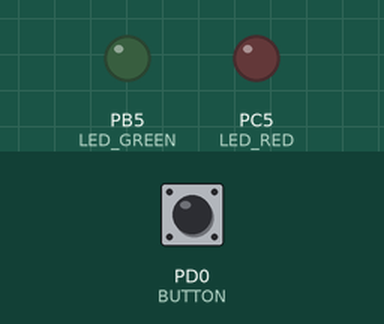
This program was run on a simulated ATmega328P, built with avr-gcc and emulated at 16 MHz. Parts: output pins drawn as LEDs (lit = HIGH). Inputs (shaded band) come from the test bench; at power-on: PD0 (BUTTON) HIGH.

Above: at 1.2 s.
1.3 s: PD0 (BUTTON) pulled LOW for 0.15 s
At 2.6 s:
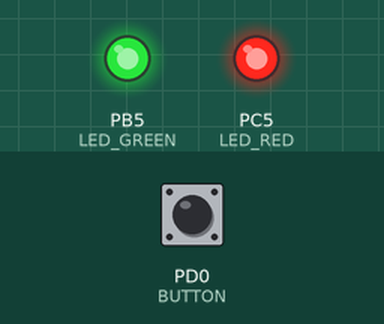
3.3 s: PD0 (BUTTON) pulled LOW for 1 s
At 4.1 s:
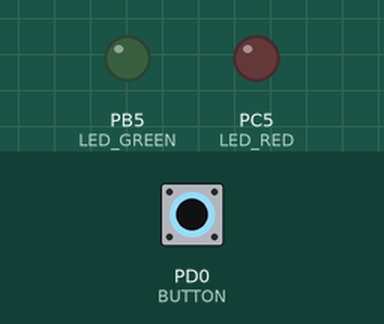
5.8 s: PD0 (BUTTON) pulled LOW for 3.2 s
At 7.2 s:
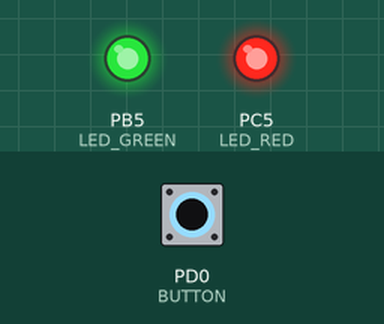
Timing chart, 0 to 8.8 s (numbered marks = the images above; inputs shaded):
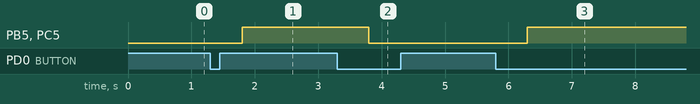

Measured:
- after the input at 1.3 s, PB5 (LED_GREEN), PC5 (LED_RED): LOW → HIGH after 0.50 s
- after the input at 3.3 s, PB5 (LED_GREEN), PC5 (LED_RED): HIGH → LOW after 0.50 s
- after the input at 5.8 s, PB5 (LED_GREEN), PC5 (LED_RED): LOW → HIGH after 0.50 s

The program:

main.c
```c
// (licence header left out)
/* Defines -----------------------------------------------------------*/
#define LED_GREEN   PB5     // AVR pin where green LED is connected
#define LED_RED     PC5
#define BUTTON      PD0
#define BLINK_DELAY 500
#ifndef F_CPU
# define F_CPU 16000000     // CPU frequency in Hz required for delay
#endif

/* Includes ----------------------------------------------------------*/
#include <util/delay.h>     // Functions for busy-wait delay loops
#include <avr/io.h>			// AVR device-specific IO definitions
#include <avr/sfr_defs.h>
#include "gpio.h"           // GPIO library for AVR-GCC

/* Function definitions ----------------------------------------------*/
/**********************************************************************
 * Function: Main function where the program execution begins
 * Purpose:  Toggle two LEDs when a push button is pressed. Functions
 *           from user-defined GPIO library is used.
 * Returns:  none
 **********************************************************************/
int main(void)
{
    // Green LED at port B
    GPIO_config_output(&DDRB, LED_GREEN);
    GPIO_write_low(&PORTB, LED_GREEN);

    // Configure the second LED at port C
    GPIO_config_output(&DDRC, LED_RED);
    GPIO_write_low(&PORTC, LED_RED);

    // Configure Push button at port D and enable internal pull-up resistor
    GPIO_read(&PORTD, BUTTON);
    GPIO_config_input_pullup(&DDRD, BUTTON);

    // Infinite loop
    while (1)
    {
        if(bit_is_clear(PIND, BUTTON))
		{
			_delay_ms(BLINK_DELAY);
			PORTB = PORTB ^ (1<<LED_GREEN);
			PORTC = PORTC ^ (1<<LED_RED);
			_delay_ms(BLINK_DELAY);
			loop_until_bit_is_set(PIND,BUTTON);
		}


    }

    // Will never reach this
    return 0;
}
```

gpio.c
```c
// (licence header left out)
/* Includes ----------------------------------------------------------*/
#include "gpio.h"

/* Function definitions ----------------------------------------------*/
/**********************************************************************
 * Function: GPIO_config_output()
 * Purpose:  Configure one output pin in Data Direction Register.
 * Input:    reg_name - Address of Data Direction Register, such as &DDRB
 *           pin_num - Pin designation in the interval 0 to 7
 * Returns:  none
 **********************************************************************/
void GPIO_config_output(volatile uint8_t *reg_name, uint8_t pin_num)
{
    *reg_name = *reg_name | (1<<pin_num);
}

/**********************************************************************
 * Function: GPIO_config_input_nopull()
 **********************************************************************/
void GPIO_config_input_nopull(volatile uint8_t *reg_name, uint8_t pin_num)
{
    *reg_name = *reg_name & ~(1<<pin_num);  // Data Direction Register
     reg_name++;                            // Change pointer to Data Register
    *reg_name = *reg_name & ~(1<<pin_num);  // Data Register
}
/**********************************************************************
 * Function: GPIO_config_input_pullup()
 * Purpose:  Configure one input pin and enable pull-up.
 * Input:    reg_name - Address of Data Direction Register, such as &DDRB
 *           pin_num - Pin designation in the interval 0 to 7
 * Returns:  none
 **********************************************************************/
void GPIO_config_input_pullup(volatile uint8_t *reg_name, uint8_t pin_num)
{
    *reg_name = *reg_name & ~(1<<pin_num);  // Data Direction Register
    reg_name++;                     // Change pointer to Data Register
    *reg_name = *reg_name | (1<<pin_num);   // Data Register
}

/**********************************************************************
 * Function: GPIO_write_low()
 * Purpose:  Write one pin to a low value.
 * Input:    reg_name - Address of Port Register, such as &PORTB
 *           pin_num - Pin designation in the interval 0 to 7
 * Returns:  none
 **********************************************************************/
void GPIO_write_low(volatile uint8_t *reg_name, uint8_t pin_num)
{
    *reg_name = *reg_name & ~(1<<pin_num);
}

/**********************************************************************
 * Function: GPIO_write_high()
 **********************************************************************/
void GPIO_write_high(volatile uint8_t *reg_name, uint8_t pin_num)
{
    *reg_name = *reg_name | (1<<pin_num);
}

/**********************************************************************
 * Function: GPIO_toggle()
 **********************************************************************/
void GPIO_toggle(volatile uint8_t *reg_name, uint8_t pin_num)
{
    *reg_name = *reg_name ^ (1<<pin_num);
}
/**********************************************************************
 * Function: GPIO_read()
 **********************************************************************/
uint8_t	GPIO_read(volatile uint8_t *reg_name, uint8_t pin_num)
{
    //return(0);
    //return(1);

    if((*reg_name & (1<<pin_num)) == 0) return (0);
    else return (1);

    /* nebo druhy spusob
    return(*reg_name & (1<<pin_num));
    */

    /* nebo treti spusob
    return (bit_is_set(*reg_name, pin_num));
    */
}
```

gpio.h
```c
#ifndef GPIO_H
# define GPIO_H

/***********************************************************************
 *
 * GPIO library for AVR-GCC.
 * ATmega328P (Arduino Uno), 16 MHz, AVR 8-bit Toolchain 3.6.2
 *
 * Copyright (c) 2019-Present Tomas Fryza
 * Dept. of Radio Electronics, Brno University of Technology, Czechia
 * This work is licensed under the terms of the MIT license.
 *
 **********************************************************************/

/**
 * @file
 * @defgroup fryza_gpio GPIO Library <gpio.h>
 * @code #include "gpio.h" @endcode
 *
 * @brief GPIO library for AVR-GCC.
 *
 * The library contains functions for controlling AVRs' gpio pin(s).
 *
 * @note Based on AVR Libc Reference Manual. Tested on ATmega328P
 *       (Arduino Uno), 16 MHz, AVR 8-bit Toolchain 3.6.2.
 * @author Tomas Fryza, Dept. of Radio Electronics, Brno University
 *         of Technology, Czechia
 * @copyright (c) 2019-2021 Tomas Fryza, This work is licensed under
 *                the terms of the MIT license
 * @{
 */


/* Includes ----------------------------------------------------------*/
#include <avr/io.h>


/* Function prototypes -----------------------------------------------*/
/**
 * @name Functions
 */

/**
 * @brief  Configure one output pin in Data Direction Register.
 * @param  reg_name Address of Data Direction Register, such as &DDRB
 * @param  pin_num  Pin designation in the interval 0 to 7
 * @return none
 */
void GPIO_config_output(volatile uint8_t *reg_name, uint8_t pin_num);


/* GPIO_config_input_nopull */
void GPIO_config_input_nopull(volatile uint8_t *reg_name, uint8_t pin_num);

/**
 * @brief  Configure one input pin and enable pull-up.
 * @param  reg_name Address of Data Direction Register, such as &DDRB
 * @param  pin_num  Pin designation in the interval 0 to 7
 * @return none
 */
void GPIO_config_input_pullup(volatile uint8_t *reg_name, uint8_t pin_num);


/**
 * @brief  Write one pin to a low value.
 * @param  reg_name Address of Port Register, such as &PORTB
 * @param  pin_num  Pin designation in the interval 0 to 7
 * @return none
 */
void GPIO_write_low(volatile uint8_t *reg_name, uint8_t pin_num);


/* GPIO_write_high */
void GPIO_write_high(volatile uint8_t *reg_name, uint8_t pin_num);

/* GPIO_toggle */
void GPIO_toggle(volatile uint8_t *reg_name, uint8_t pin_num);

/**
 * @brief  Read a value from input pin.
 * @param  reg_name Address of Pin Register, such as &PINB
 * @param  pin_num  Pin designation in the interval 0 to 7
 * @return Pin value
 */
uint8_t GPIO_read(volatile uint8_t *reg_name, uint8_t pin_num);

/** @} */

#endif
```
